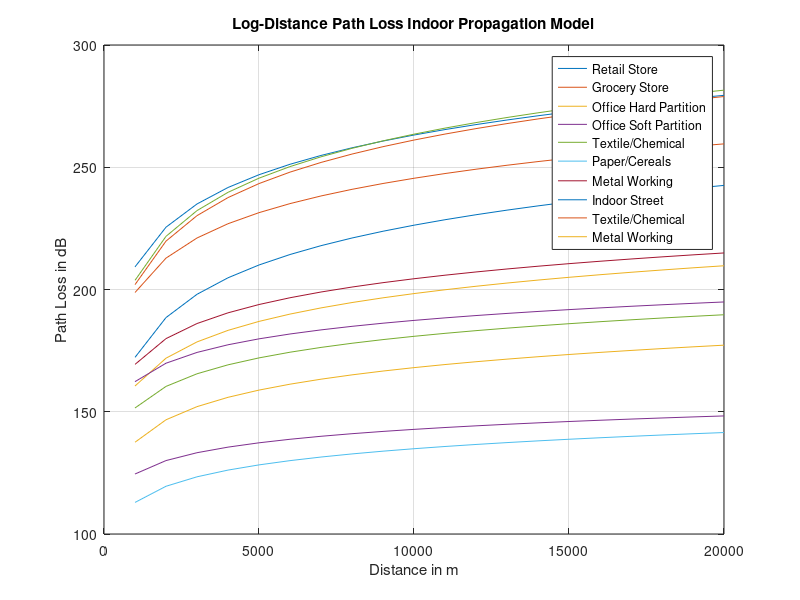

Reproduce this figure in MATLAB.
% Analysis of Log-distance path loss propagation model (w/ & w/o Shadow)
clc
close all;

with_shadowing = input("w/ Shadowing? ");
Fixed_Distance = input("Enter the reference distance: ");
Arbitrary_Distance = 1e3 : 1e3 : 20e3;
% Values must be between 1.6 to 6
Path_Loss_Exponent = rand(1,12)*(6-1.6) + 1.6;
Frequency = randi([900, 4000], 1,12);
Sigma = rand(1,12)*(15-3) + 3;
X = zeros(1,12);

for i = 1:12
    Lambda(i) = 3e8 / (Frequency(i) * 10 ^ 6);
    PL_D0(i) = 10 * log10((4 * pi * Fixed_Distance) / Lambda(i)) ^ 2;
    if(with_shadowing)
        X(i) = Sigma(i) * randn(size(PL_D0(i)));
    end
end
for i = 1:12
    for j = 1:20
        Path_Loss(i, j) = PL_D0(i) + 10 * Path_Loss_Exponent(i) * log10(Arbitrary_Distance(j) / Fixed_Distance)...
            + X(i);
    end
end

plot(Arbitrary_Distance, Path_Loss);
legend("Retail Store", "Grocery Store", "Office Hard Partition", "Office Soft Partition", "Textile/Chemical",...
    "Paper/Cereals", "Metal Working", "Indoor Street", "Textile/Chemical", "Metal Working");
xlabel("Distance in m");
ylabel("Path Loss in dB");
title("Log-Distance Path Loss Indoor Propagation Model");
grid on;
